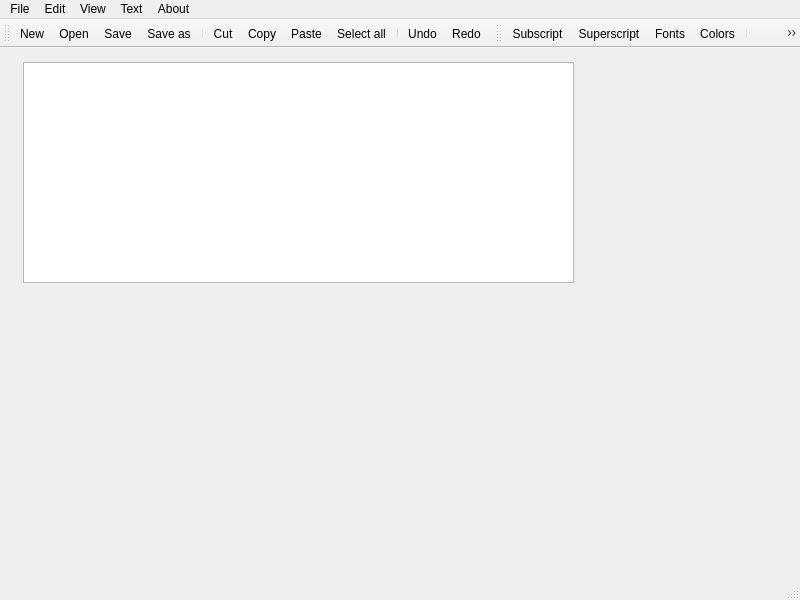
<?xml version="1.0" encoding="UTF-8"?>
<ui version="4.0">
 <class>MainWindow</class>
 <widget class="QMainWindow" name="MainWindow">
  <property name="geometry">
   <rect>
    <x>0</x>
    <y>0</y>
    <width>800</width>
    <height>600</height>
   </rect>
  </property>
  <property name="windowTitle">
   <string>MainWindow</string>
  </property>
  <widget class="QWidget" name="centralwidget">
   <widget class="QTextEdit" name="textEdit">
    <property name="geometry">
     <rect>
      <x>23</x>
      <y>14</y>
      <width>551</width>
      <height>221</height>
     </rect>
    </property>
   </widget>
  </widget>
  <widget class="QMenuBar" name="menubar">
   <property name="geometry">
    <rect>
     <x>0</x>
     <y>0</y>
     <width>800</width>
     <height>32</height>
    </rect>
   </property>
   <widget class="QMenu" name="menuFile">
    <property name="title">
     <string>File</string>
    </property>
    <addaction name="actionNew"/>
    <addaction name="actionOpen"/>
    <addaction name="separator"/>
    <addaction name="actionSave"/>
    <addaction name="actionSave_as"/>
    <addaction name="separator"/>
    <addaction name="actionExit"/>
   </widget>
   <widget class="QMenu" name="menuEdit">
    <property name="title">
     <string>Edit</string>
    </property>
    <addaction name="actionCopy"/>
    <addaction name="actionCut"/>
    <addaction name="actionPaste"/>
    <addaction name="separator"/>
    <addaction name="actionFind"/>
    <addaction name="actionReplace"/>
    <addaction name="separator"/>
    <addaction name="actionSelect_all"/>
    <addaction name="actionUndo"/>
    <addaction name="actionRedo"/>
   </widget>
   <widget class="QMenu" name="menuView">
    <property name="title">
     <string>View</string>
    </property>
    <addaction name="actionZoom_in"/>
    <addaction name="actionZoom_out"/>
   </widget>
   <widget class="QMenu" name="menuText">
    <property name="title">
     <string>Text</string>
    </property>
    <addaction name="actionFonts"/>
    <addaction name="separator"/>
    <addaction name="actionColors"/>
    <addaction name="separator"/>
    <addaction name="actionBold"/>
    <addaction name="actionItalic"/>
    <addaction name="actionUnderline"/>
    <addaction name="separator"/>
    <addaction name="actionSubscript"/>
    <addaction name="actionSuperscript"/>
   </widget>
   <widget class="QMenu" name="menuAbout">
    <property name="title">
     <string>About</string>
    </property>
    <addaction name="actionAbout_me"/>
    <addaction name="actionHelp"/>
   </widget>
   <addaction name="menuFile"/>
   <addaction name="menuEdit"/>
   <addaction name="menuView"/>
   <addaction name="menuText"/>
   <addaction name="menuAbout"/>
  </widget>
  <widget class="QStatusBar" name="statusbar"/>
  <widget class="QToolBar" name="toolBar">
   <property name="windowTitle">
    <string>toolBar</string>
   </property>
   <attribute name="toolBarArea">
    <enum>TopToolBarArea</enum>
   </attribute>
   <attribute name="toolBarBreak">
    <bool>false</bool>
   </attribute>
   <addaction name="actionNew"/>
   <addaction name="actionOpen"/>
   <addaction name="actionSave"/>
   <addaction name="actionSave_as"/>
   <addaction name="separator"/>
   <addaction name="actionCut"/>
   <addaction name="actionCopy"/>
   <addaction name="actionPaste"/>
   <addaction name="actionSelect_all"/>
   <addaction name="separator"/>
   <addaction name="actionUndo"/>
   <addaction name="actionRedo"/>
  </widget>
  <widget class="QToolBar" name="toolBar_2">
   <property name="windowTitle">
    <string>toolBar_2</string>
   </property>
   <attribute name="toolBarArea">
    <enum>TopToolBarArea</enum>
   </attribute>
   <attribute name="toolBarBreak">
    <bool>false</bool>
   </attribute>
   <addaction name="actionSubscript"/>
   <addaction name="actionSuperscript"/>
   <addaction name="actionFonts"/>
   <addaction name="actionColors"/>
   <addaction name="separator"/>
   <addaction name="actionZoom_in"/>
   <addaction name="actionZoom_out"/>
   <addaction name="separator"/>
   <addaction name="separator"/>
   <addaction name="actionExit"/>
  </widget>
  <action name="actionNew">
   <property name="icon">
    <iconset resource="Resources.qrc">
     <normaloff>:/imgs/Resources/new2.png</normaloff>:/imgs/Resources/new2.png</iconset>
   </property>
   <property name="text">
    <string>New</string>
   </property>
  </action>
  <action name="actionOpen">
   <property name="icon">
    <iconset resource="Resources.qrc">
     <normaloff>:/imgs/Resources/open2.png</normaloff>:/imgs/Resources/open2.png</iconset>
   </property>
   <property name="text">
    <string>Open</string>
   </property>
  </action>
  <action name="actionSave">
   <property name="icon">
    <iconset resource="Resources.qrc">
     <normaloff>:/imgs/Resources/save.png</normaloff>:/imgs/Resources/save.png</iconset>
   </property>
   <property name="text">
    <string>Save</string>
   </property>
  </action>
  <action name="actionSave_as">
   <property name="icon">
    <iconset>
     <normalon>:/imgs/Resources/save-as.png</normalon>
    </iconset>
   </property>
   <property name="text">
    <string>Save as</string>
   </property>
  </action>
  <action name="actionExit">
   <property name="icon">
    <iconset resource="Resources.qrc">
     <normaloff>:/imgs/Resources/close-window.png</normaloff>:/imgs/Resources/close-window.png</iconset>
   </property>
   <property name="text">
    <string>Exit</string>
   </property>
  </action>
  <action name="actionCopy">
   <property name="icon">
    <iconset resource="Resources.qrc">
     <normaloff>:/imgs/Resources/copy2.png</normaloff>:/imgs/Resources/copy2.png</iconset>
   </property>
   <property name="text">
    <string>Copy</string>
   </property>
  </action>
  <action name="actionCut">
   <property name="icon">
    <iconset resource="Resources.qrc">
     <normaloff>:/imgs/Resources/cut2.png</normaloff>:/imgs/Resources/cut2.png</iconset>
   </property>
   <property name="text">
    <string>Cut</string>
   </property>
  </action>
  <action name="actionPaste">
   <property name="icon">
    <iconset resource="Resources.qrc">
     <normaloff>:/imgs/Resources/paste2.png</normaloff>:/imgs/Resources/paste2.png</iconset>
   </property>
   <property name="text">
    <string>Paste</string>
   </property>
  </action>
  <action name="actionFind">
   <property name="icon">
    <iconset resource="Resources.qrc">
     <normaloff>:/imgs/Resources/search.png</normaloff>:/imgs/Resources/search.png</iconset>
   </property>
   <property name="text">
    <string>Find</string>
   </property>
  </action>
  <action name="actionReplace">
   <property name="icon">
    <iconset resource="Resources.qrc">
     <normaloff>:/imgs/Resources/replace.png</normaloff>:/imgs/Resources/replace.png</iconset>
   </property>
   <property name="text">
    <string>Replace</string>
   </property>
  </action>
  <action name="actionSelect_all">
   <property name="icon">
    <iconset resource="Resources.qrc">
     <normaloff>:/imgs/Resources/select-all.png</normaloff>:/imgs/Resources/select-all.png</iconset>
   </property>
   <property name="text">
    <string>Select all</string>
   </property>
  </action>
  <action name="actionUndo">
   <property name="icon">
    <iconset>
     <normalon>:/imgs/Resources/circled-left.png</normalon>
    </iconset>
   </property>
   <property name="text">
    <string>Undo</string>
   </property>
  </action>
  <action name="actionRedo">
   <property name="icon">
    <iconset>
     <normalon>:/imgs/Resources/circled-right-2.png</normalon>
    </iconset>
   </property>
   <property name="text">
    <string>Redo</string>
   </property>
  </action>
  <action name="actionZoom_in">
   <property name="icon">
    <iconset resource="Resources.qrc">
     <normaloff>:/imgs/Resources/zoom_in.png</normaloff>:/imgs/Resources/zoom_in.png</iconset>
   </property>
   <property name="text">
    <string>Zoom in</string>
   </property>
  </action>
  <action name="actionZoom_out">
   <property name="icon">
    <iconset resource="Resources.qrc">
     <normaloff>:/imgs/Resources/zoom_out.png</normaloff>:/imgs/Resources/zoom_out.png</iconset>
   </property>
   <property name="text">
    <string>Zoom out</string>
   </property>
  </action>
  <action name="actionFonts">
   <property name="icon">
    <iconset>
     <normalon>:/imgs/Resources/fonts-folder - Copy - Copy.png</normalon>
    </iconset>
   </property>
   <property name="text">
    <string>Fonts</string>
   </property>
  </action>
  <action name="actionColors">
   <property name="icon">
    <iconset resource="Resources.qrc">
     <normaloff>:/imgs/Resources/color.png</normaloff>:/imgs/Resources/color.png</iconset>
   </property>
   <property name="text">
    <string>Colors</string>
   </property>
  </action>
  <action name="actionBold">
   <property name="icon">
    <iconset resource="Resources.qrc">
     <normaloff>:/imgs/Resources/bold.png</normaloff>:/imgs/Resources/bold.png</iconset>
   </property>
   <property name="text">
    <string>Bold</string>
   </property>
  </action>
  <action name="actionItalic">
   <property name="icon">
    <iconset resource="Resources.qrc">
     <normaloff>:/imgs/Resources/italic.png</normaloff>:/imgs/Resources/italic.png</iconset>
   </property>
   <property name="text">
    <string>Italic</string>
   </property>
  </action>
  <action name="actionUnderline">
   <property name="icon">
    <iconset resource="Resources.qrc">
     <normaloff>:/imgs/Resources/underline.png</normaloff>:/imgs/Resources/underline.png</iconset>
   </property>
   <property name="text">
    <string>Underline</string>
   </property>
  </action>
  <action name="actionAbout_me">
   <property name="icon">
    <iconset resource="Resources.qrc">
     <normaloff>:/imgs/Resources/info.png</normaloff>:/imgs/Resources/info.png</iconset>
   </property>
   <property name="text">
    <string>About me</string>
   </property>
  </action>
  <action name="actionHelp">
   <property name="icon">
    <iconset resource="Resources.qrc">
     <normaloff>:/imgs/Resources/help.png</normaloff>:/imgs/Resources/help.png</iconset>
   </property>
   <property name="text">
    <string>Help</string>
   </property>
  </action>
  <action name="actionSubscript">
   <property name="icon">
    <iconset resource="Resources.qrc">
     <normaloff>:/Resources/subscript-2-575169.png</normaloff>:/Resources/subscript-2-575169.png</iconset>
   </property>
   <property name="text">
    <string>Subscript</string>
   </property>
  </action>
  <action name="actionSuperscript">
   <property name="icon">
    <iconset resource="Resources.qrc">
     <normaloff>:/Resources/superscript-text-4700155-3898429.png</normaloff>:/Resources/superscript-text-4700155-3898429.png</iconset>
   </property>
   <property name="text">
    <string>Superscript</string>
   </property>
  </action>
 </widget>
 <resources>
  <include location="Resources.qrc"/>
 </resources>
 <connections/>
</ui>
